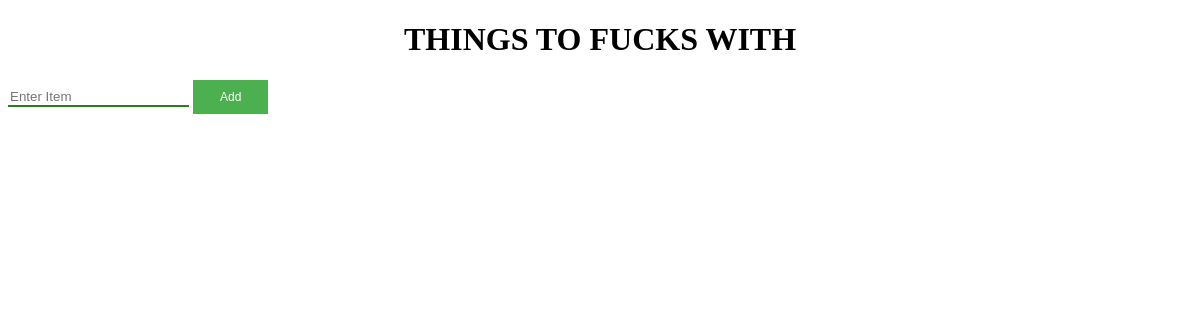
/todo/, run on an earlier commit of the app's database.
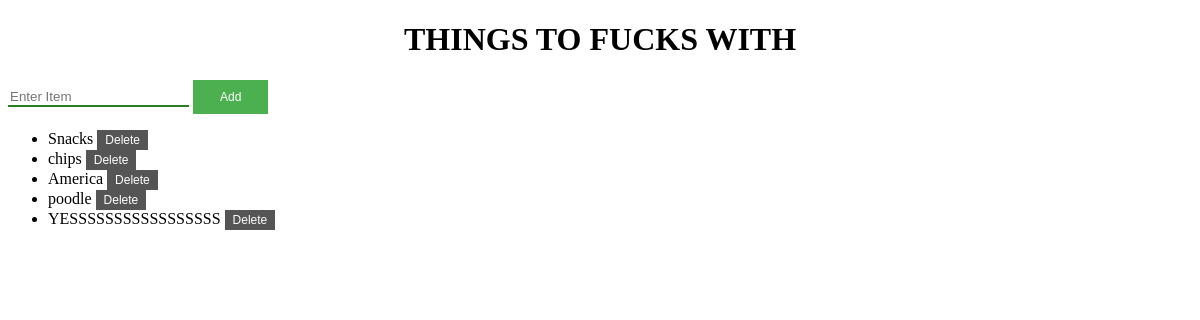
And on a later commit of the database.
### todo/models.py (models this page shows)
class TodoItem(models.Model):
    content = models.TextField()

### todo/views.py (the view)
# urls.py: path('todo/', todoView),
def todoView(request):
    all_todo_items = TodoItem.objects.all()
    return render(request, 'todo.html',
        {'all_items': all_todo_items})

### templates/todo.html (shortened to what this page needs)
{% load static %}
<!DOCTYPE html>
<head>
    <link rel="stylesheet" type="text/css" href="{% static 'css/style.css' %}"/>
</head>
<body>
    <h1>Things to fucks with</h1>
    <form action="/addTodo/" method="post">{% csrf_token %}
        <input type="text" name="content" placeholder="Enter Item"/>
        <button id="add" type="submit">Add</button>
    </form>
    <ul>
        {% for todo_item in all_items %}
            <li>{{ todo_item.content }}
                <form id="dlt" action="/deleteTodo/{{todo_item.id}}/"
                style="display:inline;"
                method="post">{% csrf_token %}
                    <button id="dlt" type="submit">Delete</button>
                </form>
            </li>
        {% endfor %}
    </ul>
</body>
</html>

What changed in the data, as far as the page shows it:
added TodoItem: content "Snacks"
added TodoItem: content "chips"
added TodoItem: content "America"
added TodoItem: content "poodle"
added TodoItem: content "YESSSSSSSSSSSSSSSSS"
